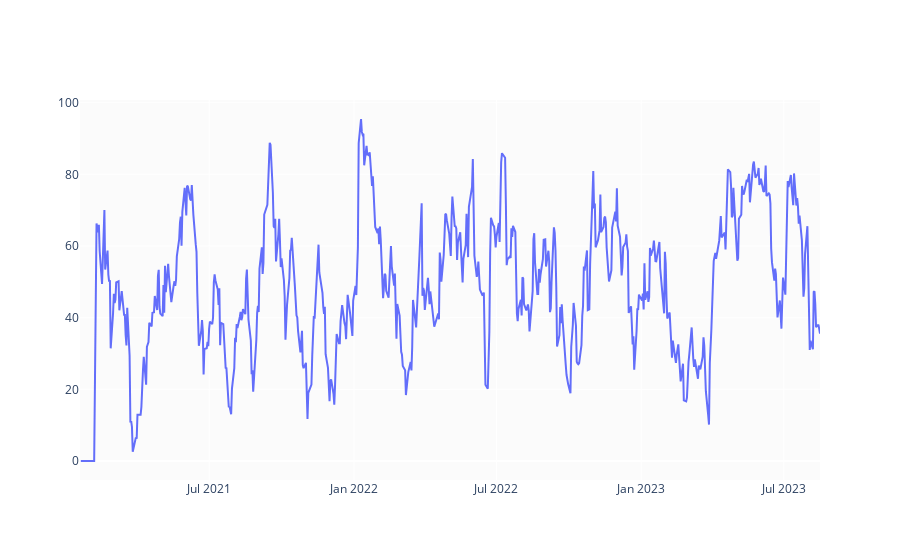

The code cell stored with this chart in its notebook:
### Code cell
def relative_strength_idx(df, n=14):
    close = df['Close']
    delta = close.diff()
    delta = delta[1:]
    pricesUp = delta.copy()
    pricesDown = delta.copy()
    pricesUp[pricesUp < 0] = 0
    pricesDown[pricesDown > 0] = 0    
    rollUp = pricesUp.rolling(n).mean()
    rollDown = pricesDown.abs().rolling(n).mean()
    rs = rollUp / rollDown
    rsi = 100.0 - (100.0 / (1.0 + rs))
    return rsi

df['RSI'] = relative_strength_idx(df).fillna(0)

fig = go.Figure(go.Scatter(x=df.Date, y=df.RSI, name='RSI'))
fig.show()

### Figure 1 — Plotly figure (JSON) as saved in the notebook; plotly's stock layout.template omitted (floating-point values rounded to 4 significant figures; data arrays with more than 128 entries replaced by an {"elided": "..."} marker saying what was removed)
{"data": [{"name": "RSI", "type": "scatter", "x": {"elided": "639 str values"}, "y": {"elided": "639 float values"}}], "layout": {}}
